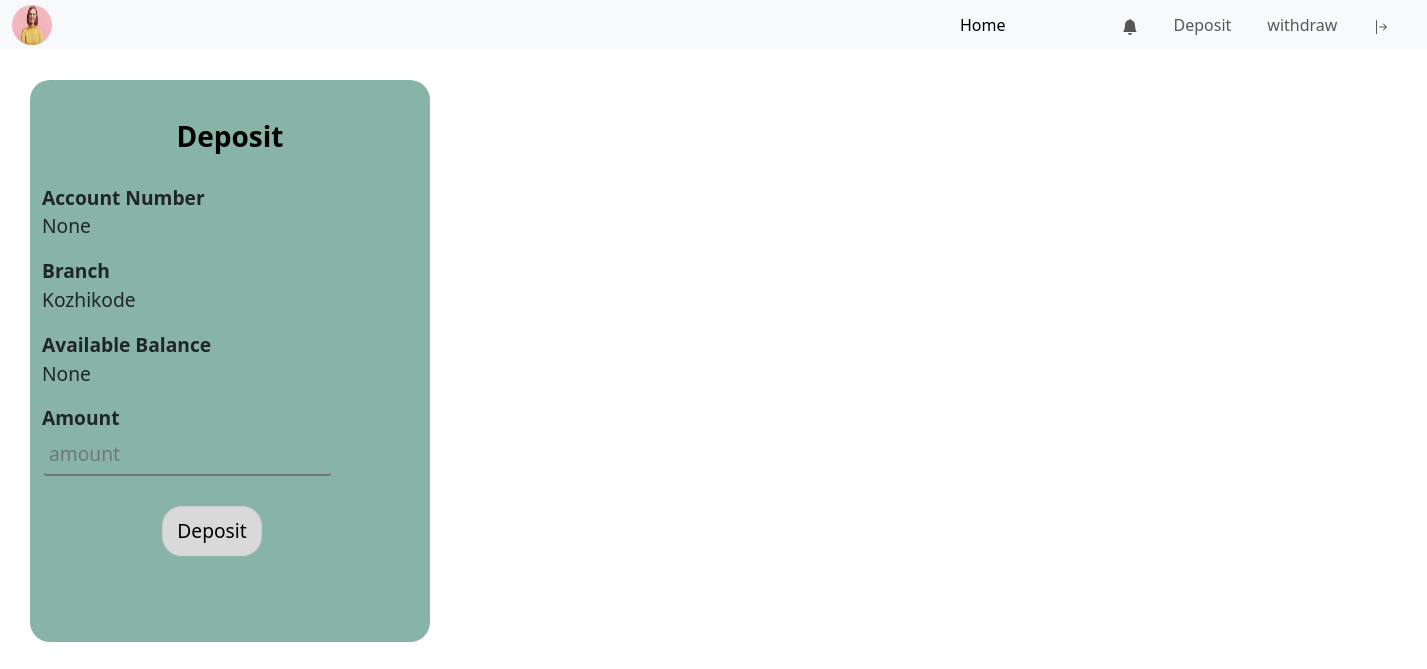
Page /deposite (signed in) on the committed database.
### app/models.py (models this page shows, shortened)
class CustomeUser(AbstractUser):
    age=models.IntegerField(null=True,blank=True)
    Phonenumber=models.IntegerField(null=True,blank=True,unique=True)
    Address=models.CharField(null=True,blank=True,max_length=100)
    DOB=models.DateField(null=True,blank=True)
    InitialAmount=models.IntegerField(null=True,blank=True)
    AccountNumber=models.CharField(null=True,blank=True,max_length=100,unique=True)
    Pancardno=models.CharField(null=True,blank=True,max_length=100,unique=True)
    AdharNumber=models.CharField(null=True,blank=True,max_length=100,unique=True)
    Ifsc=models.IntegerField(null=True,blank=True)
    Branch=models.CharField(null=True,blank=True ,max_length=100)
    Pincode=models.IntegerField(null=True,blank=True)
    usertype=models.CharField(max_length=200)
    Image=models.FileField(null=True,blank=True)

### app/views.py (the view)
# urls.py: path('deposite',views.deposite,name='deposite'),
def deposite(request):
    data = CustomeUser.objects.get(id=request.user.id)
    if request.method=='POST':
        amount =  int(request.POST['amount'])
        if amount<100:
            data1=CustomeUser.objects.get(usertype='bank')
            return render(request,'user/deposit.html',{'error':'amount required more than 100','data':data,'datas':data1})
        else:
            data.InitialAmount+=int(amount)
            data.save()
            a = transaction.objects.create(user_id=data,details='Deposit', amount=amount,balance=data.InitialAmount)
            a.save()
            data1=CustomeUser.objects.get(usertype='bank')
            return render(request,'user/deposit.html',{'Deposited':'Amount Deposited','data':data,'datas':data1})
    else:
        data1=CustomeUser.objects.get(usertype='bank')
        return render(request,'user/deposit.html',{'data':data,'datas':data1})

### template/user/deposit.html (shortened to what this page needs)
{% extends 'user/home.html' %}
{% block content %}
<div class="container">
    <form action="{% url 'deposite' %}" method="POST">
        <h3>Deposit</h3>
        <label for="Account Numnber"><b>Account Number</b></label><br>
        <p>{{  data.AccountNumber}}</p>
        <label for="Branch"><b>Branch</b></label><br>
        <p>{{datas.Branch}}</p>
        <label for="Available Balance"><b>Available Balance</b></label>
          <p>{{ data.InitialAmount}}</p>
        <label for="Amount"><b>Amount</b></label><br>
        <input type="text" placeholder="amount" name="amount" ><br>
        <button type="submit">Deposit</button>
        <div class="row d-flex">
            <h5 class="col-sm-12">{{ error }}</h5>
            <h5 class="col-sm-12">{{ Deposited }}</h5>
        </div>
    </form>
</div>
{% endblock %}

### template/user/deposit.html (style rules this page uses)
.container { background-color: #87b4a6; width:400px; height:auto; padding-top:40px; font-size:larger; margin-top:30px; margin-left: 30px; margin-right:30px; border-radius: 20px; }
h3 { font-weight: bold; margin-bottom:30px; color: black; text-align: center; }
h5 { font-weight: bolder; padding-bottom:20px; padding-top:10px; color: black; text-align: center; }
input[type="text"] { padding: 5px; width: auto; background-color: transparent; border-top-color:transparent ; border-left-color: transparent; border-right-color:transparent ; border-radius: 5px; }
button { padding: auto; width: 100px; text-align: center; padding: 10px; border: 1px solid #ccc; border-radius: 20px; border-bottom:2px; background-color: #D9D9D9; margin-top:30px; margin-bottom:10px; margin-left :120px; }

### rows in the picture
CustomeUser: AccountNumber "None", InitialAmount "None"
CustomeUser: Branch "Kozhikode"
